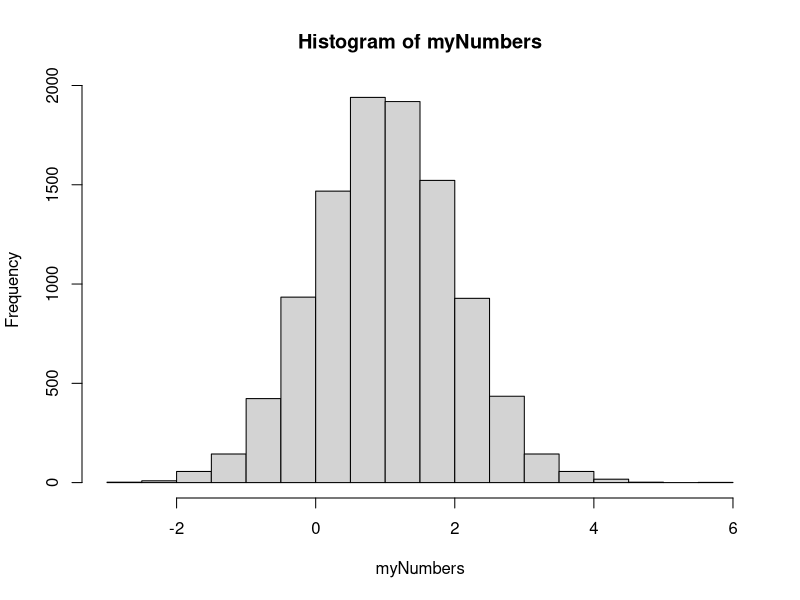
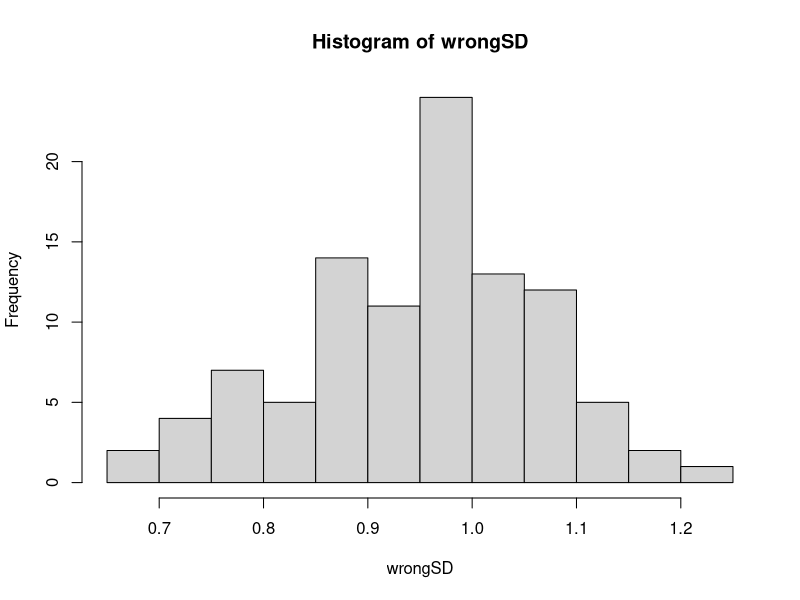
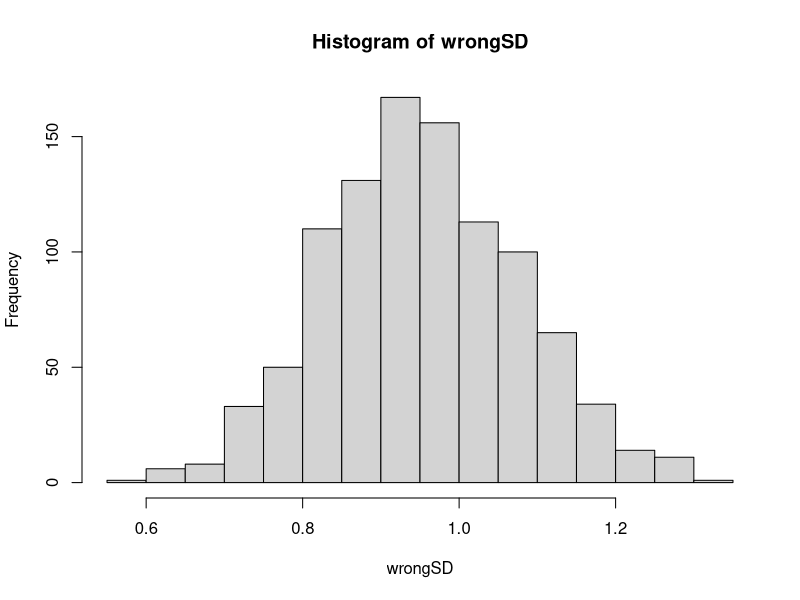

Write R code to recreate these figures, in order.
# a simple intro to sample bias

# let's generate some numbers

myNumbers <- rnorm(10000, mean = 1, sd = 1)
hist(myNumbers) # centered at 1, most numbers are within -/+ 2

# find mean
mean(myNumbers) # fairly close to 1, we call it no bias or unbiased
# find sd
sd(myNumbers) # fairly close to 1

# list more examples if we do some sampling from these 10,000 numbers

mySamples <- sample(myNumbers, 30, replace = TRUE)
mean(mySamples) # very close to 1, so it is unbiased for the sample mean

# if we do the sample on standard errors
wrongSD <- replicate(100, (((sqrt(var(sample(myNumbers, 30, replace = TRUE))) * (30-1))/30)))
hist(wrongSD)
mean(wrongSD) # not very far, but under estimated compared to sd = 1

wrongSD <- replicate(1000, (((sqrt(var(sample(myNumbers, 30, replace = TRUE))) * (30-1))/30)))
hist(wrongSD)
mean(wrongSD) # 0.963, it needs some correction !

# THANK YOU FOR WATCHING!
